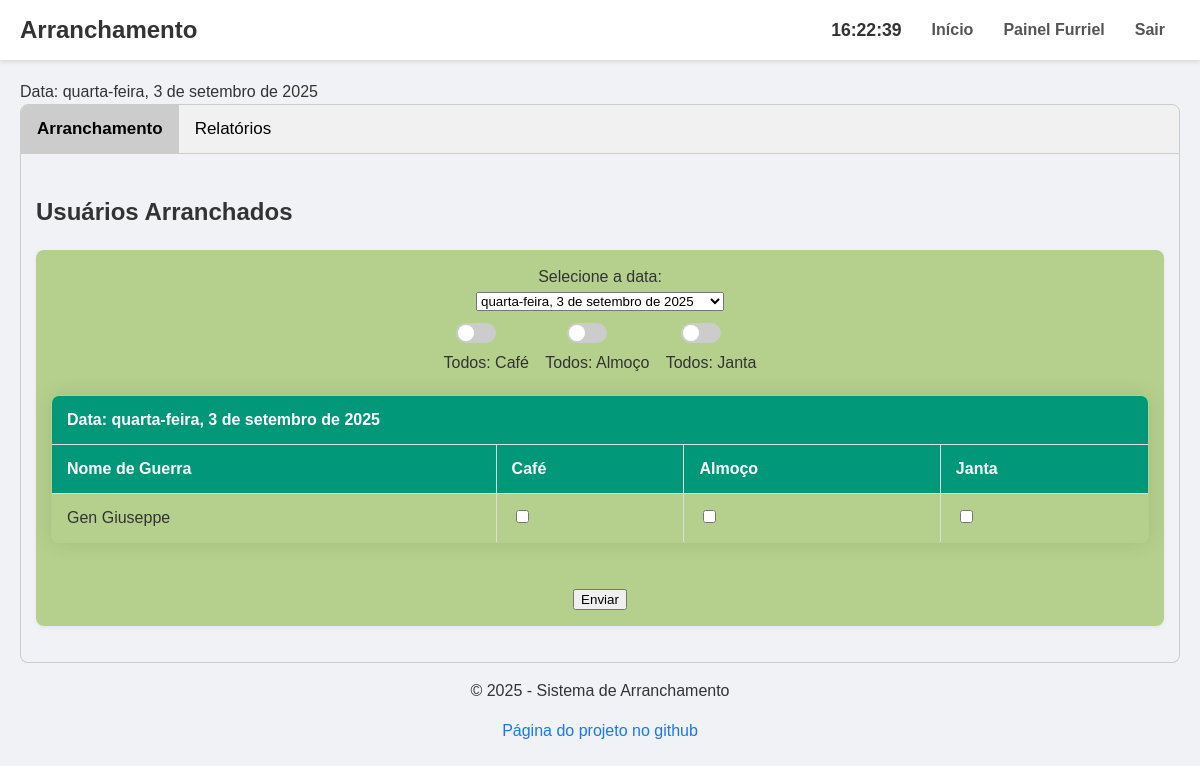
Before: /config/furriel/furriel.php (signed in) with the older database file.
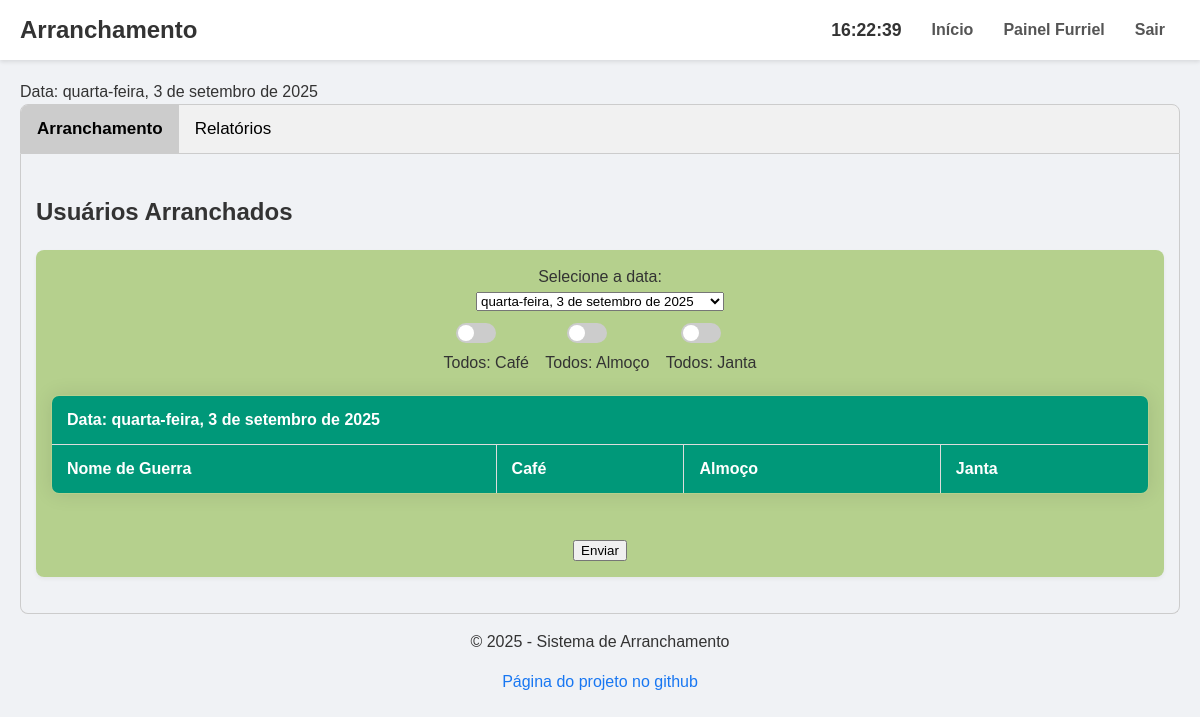
After: the same page with the newer database file.
### tables this page shows
CREATE TABLE users (
    id INTEGER PRIMARY KEY AUTOINCREMENT,
    username TEXT NOT NULL UNIQUE,
    password TEXT NOT NULL,
    nome_pg TEXT NOT NULL,
    role TEXT CHECK(role IN ('admin','furriel','comum')) NOT NULL DEFAULT 'comum',
    grupo INTEGER NOT NULL
);

### config/furriel/furriel.php (the view, shortened to what this page needs)
<?php
include __DIR__ . '/../../lib/header.php';
$start = new DateTime('now');
$end = clone $start;
$end->add(new DateInterval('P10D'));
$formatter = new IntlDateFormatter(
    'pt_BR',
    IntlDateFormatter::FULL,
    IntlDateFormatter::NONE,
    'America/Sao_Paulo',
    IntlDateFormatter::GREGORIAN
);
$interval    = new DateInterval('P1D');
$date_period = new DatePeriod(
    $start,
    $interval,
    $end
);
$dates = iterator_to_array($date_period);
$today = $formatter->format($start);
echo "Data: ". $today;
echo '
<div class="tab">
  <button class="tablinks" onclick="openTab(event, \'Arranchamento\')" id="defaultOpen">Arranchamento</button>
  <button class="tablinks" onclick="openTab(event, \'Relatorios\')">Relatórios</button>
</div>';
echo '<div id="Arranchamento" class="tabcontent">';
echo '<h2>Usuários Arranchados</h2>';
    try {
        $pdo = DbConnection();
        $stmt = $pdo->query("SELECT id, username, nome_pg, role, grupo FROM users WHERE role = 'comum'");
        $users = $stmt->fetchAll(PDO::FETCH_ASSOC);
        echo "<form>";
        echo "<div class=\"card\" align='center' id=\"formulario\">";
        echo "Selecione a data:<br>
        <select name=\"dia\" id=\"dia\" >";
        foreach ($dates as $index => $date) {
            if ($index == 0) {
                echo "<option value=\"" . $date->format('Y-m-d') . "\" selected>" . $formatter->format($date) . "</option>";
            } else {
                echo "<option value=\"" . $date->format('Y-m-d') . "\">" . $formatter->format($date) . "</option>";
            }
        }
        echo "</select>";
        echo "
            <div id='seltudo'>
            <div class='switch-container'>
                <label class='switch'>
                <input type='checkbox' id='tudoCafe'>
                <span class='slider round'></span>
                </label>
                <div>Todos: Café</div>
            </div>
            <div class='switch-container'>
                <label class='switch'>
                <input type='checkbox' id='tudoAlmoco'>
                <span class='slider round'></span>
                </label>
                <div>Todos: Almoço</div>
            </div>
            <div class='switch-container'>
                <label class='switch'>
                <input type='checkbox' id='tudoJanta'>
                <span class='slider round'></span>
                </label>
                <div>Todos: Janta</div>
            </div>
            </div>";
        echo "<table id=\"tabela\" align='center' width='80%' border='1'>
                <thead>
                    <tr>
                        <th id=\"diaselecionado\" colspan=\"4\" align=\"center\"></th>
                    </tr>
                    <tr>
                        <th align=\"center\">Nome de Guerra</th>
                        <th align=\"center\">Café</th>
                        <th align=\"center\">Almoço</th>
                        <th align=\"center\">Janta</th>
                    </tr>
                </thead>
                <tbody>";
        foreach ($users as $user) {
            echo "<tr class=\"user-row\" data-id=\"" . $user['id'] . "\">";
            echo "<td align=\"center\">" . htmlspecialchars($user['nome_pg']) . "</td>";
            echo "<td align=\"center\">" . "<input class=\"ck\" type=\"checkbox\" data-refeicao=\"cafe\" >" . "</td>";
            echo "<td align=\"center\">" . "<input class=\"ck\" type=\"checkbox\" data-refeicao=\"almoco\" >" . "</td>";
            echo "<td align=\"center\">" . "<input class=\"ck\" type=\"checkbox\" data-refeicao=\"janta\" >" . "</td>";
            echo "</tr>";
        }
        echo "</tbody></table>";
        echo "<br><button align=\"center\" id=\"btn_enviar\" type=\"button\" >Enviar</button>";
        echo "</form>";
        echo "</div>";
    } catch (PDOException $e) {
        echo "<strong>ERRO:</strong> " . htmlspecialchars($e->getMessage());
    }
include __DIR__ . '/../../lib/footer.php';
?>

Changed rows visible on the page:
removed users: nome_pg "Gen Giuseppe"
